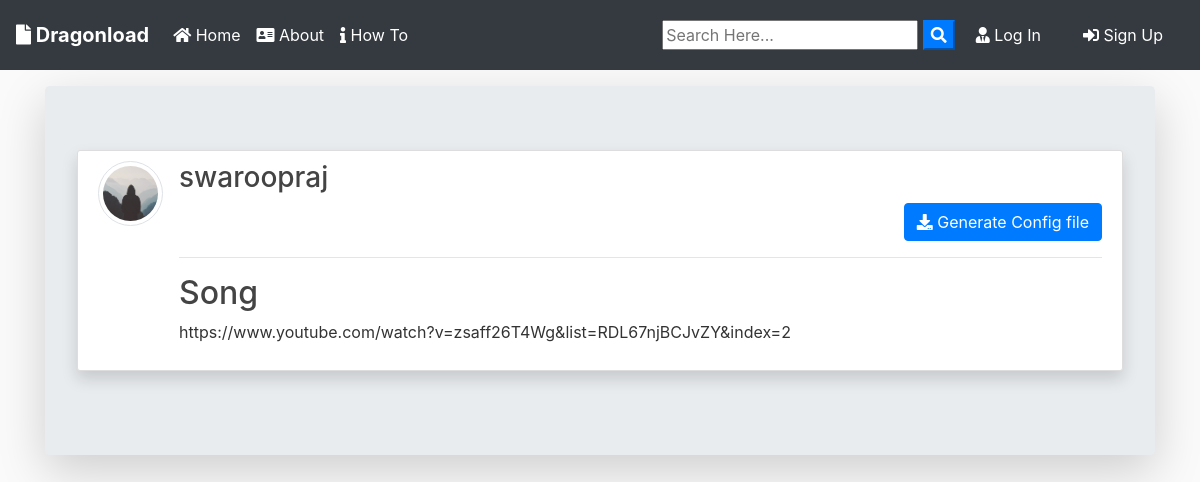
Page /post/25/ on the committed database.
### blog/models.py (models this page shows, shortened)
class Post(models.Model):
	title = models.CharField(max_length=100)
	url = models.URLField(max_length = 100)
	date_posted = models.DateTimeField(default=timezone.now)
	author = models.ForeignKey(User, on_delete=models.CASCADE)

### users/models.py (models this page shows, shortened)
class Profile(models.Model):
    user = models.OneToOneField(User, on_delete=models.CASCADE)
    image = models.ImageField(default='default.jpg', upload_to='profile_pics')
    ip_address =  models.CharField(max_length=30, default = '1.1.1.1')

### blog/views.py (the view)
# urls.py: path('post/<int:pk>/', PostDetailView.as_view(), name='post-detail'),
class PostDetailView(DetailView):
    model = Post
    template_name = 'blog/post_detail.html'

### blog/templates/blog/post_detail.html (shortened to what this page needs)
{% extends "blog/base.html" %}
{% block content %}
<div class="jumbotron mt-3 shadow-lg">
<article class="media content-section shadow ">
   <a href="{{ object.author.profile.image.url }} " target="_blank"> <img src="{{ object.author.profile.image.url }}  " alt="" class="article-img rounded-circle img-thumbnail img-fluid">
   </a>
    <div class="media-body">
      <div class="">
        <div class="d-flex justify-content-between">
        <a class="mr-2 mt-0 mb-0  text-dark" href="{% url 'user-posts' object.author.username  %}"><h3>{{ object.author }}</h3></a>
        </div>
        {% if object.author != user %}
          <div class="form-group mt-0 pt-0 d-flex justify-content-end">
              <a href="/media/Files/download-config.py" download class="btn btn-primary flex-last" type="submit"><i class="fas fa-download"></i> Generate Config file</a>
          </div>
        {% endif %}
        <hr>
      </div>
      <h2>{{ object.title }}</h2>
      <p class="article-content">{{ object.url }}</p>
    </div>
  </article>
{% endblock content %}

### blog/static/blog/main.css (style rules this page uses)
body { background: #fafafa; color: #333333; margin-top: 0; }
h1, h2, h3, h4, h5, h6 { color: #444444; }
.content-section { background: #ffffff; padding: 10px 20px; border: 1px solid #dddddd; border-radius: 3px; margin-bottom: 20px; }
.article-content { white-space: pre-line; }
.article-img { height: 65px; width: 65px; margin-right: 16px; }

### rows in the picture
Post: author.profile.image (placeholder picture), author "swaroopraj", title "Song", url "https://www.youtube.com/watch?v=zsaff26T4Wg&list=RDL67njBCJvZY&index=2"
